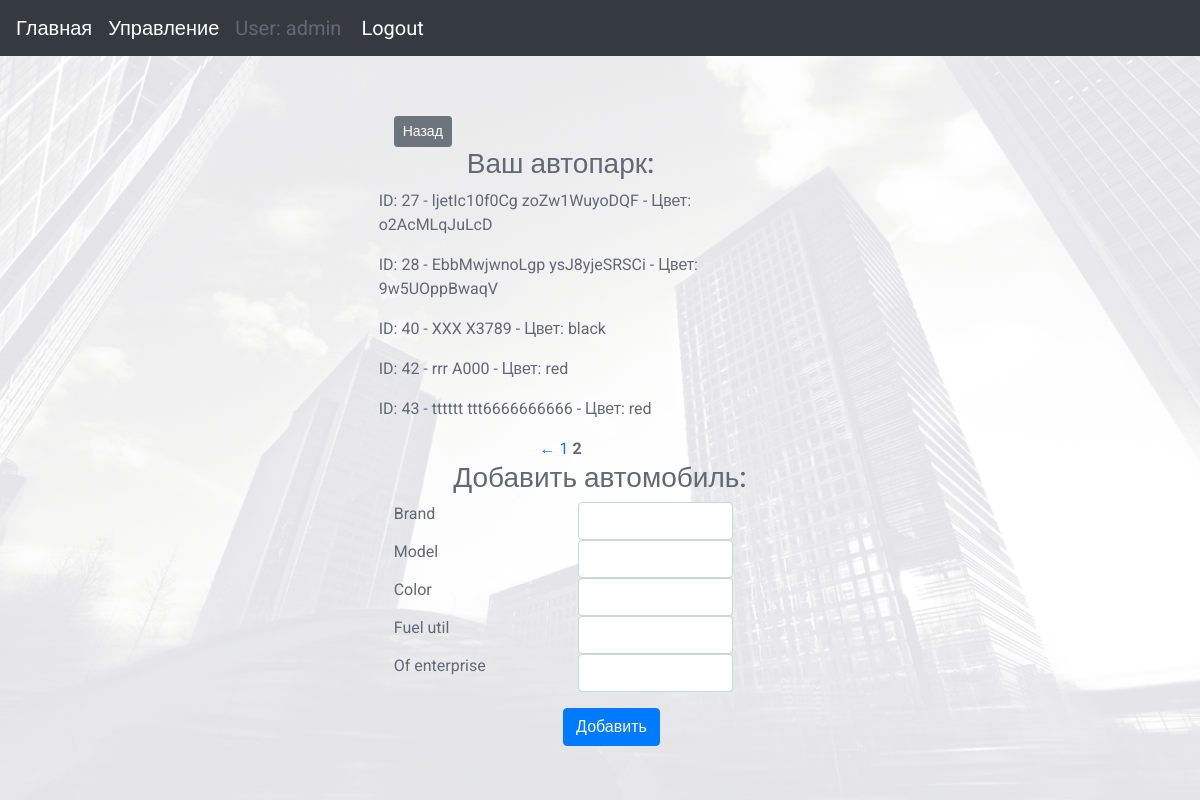
Page /api/cars/?page=2 (signed in) on the committed database.
### carcompany_app/models.py (models this page shows, shortened)
class Car(models.Model):
    brand = models.CharField(max_length=32)
    model = models.CharField(max_length=32)
    color = models.CharField(max_length=16)
    fuel_util = models.CharField(max_length=5)
    date_assembly = models.DateField(auto_now_add=True)
    of_enterprise = models.ForeignKey('Enterprise', on_delete=models.SET_NULL, null=True)

### carcompany_app/api/views.py (the view, shortened to what this page needs)
class CarView(LoginRequiredMixin, ListCreateAPIView):
    serializer_class = CarSerializer
    pagination_class = LimitOffsetPagination
    renderer_classes = [TemplateHTMLRenderer]
    template_name = 'UIcars.html'
    def get_queryset(self):
        user_name = self.request.user.username
        list_car = Car.objects.all()
        if user_name != 'admin':
            enterprise = Enterprise.objects.get(manager__username__contains=user_name)
            list_car = Car.objects.filter(of_enterprise=enterprise)
        return list_car
    queryset = get_queryset
    def get(self, request):
        queryset = self.get_queryset()
        serializer = CarSerializer(queryset, many=True)
        paginator = Paginator(queryset, 8)
        page = request.GET.get('page')
        """
        if page is not None:
            serializer = CarSerializer(page, many=True) # сериализуем данные page
            result = self.get_paginated_response(serializer.data)
            return Response(locals())
        """
        try:
            cars = paginator.page(page)
        except PageNotAnInteger:
            cars = paginator.page(1)
        except EmptyPage:
            cars = paginator.page(paginator.num_pages)
        return Response({'result': cars})
    raise_exception = True

### templates/UIcars.html (shortened to what this page needs)
{% extends "base_generic.html" %}
{% block content %}
            <div class="general-container">
                    <div class="col-md-12 text-left">
                        <div class="col-md-10">
                            <div class="col-md-4">
                                <a href="/" class="btn btn-secondary btn-sm" role="button" aria-pressed="true"> Назад</a>
                            </div>
                            <div class="col-md-12 text-center">
                                <h3>Ваш автопарк:</h3>
                            </div>
                        </div>
                        {% for item in result %}
                            <div class="col-md-10">
                                <p>ID: {{ item.id }} - {{ item.brand }} {{ item.model }} - Цвет: {{ item.color }}  </p>
                            </div>
                        {% endfor %}
                        <div class="col-md-10 text-center">
                            {% if result.has_previous %}
                            <a href="?page={{ result.previous_page_number }}">←</a>
                            {% endif %}
                            {% for num in result.paginator.page_range %}
                                {% if num == result.number %}
                                    <span class="current"><b>{{ num }}</b></span>
                                {% else %}
                                    <a href="?page={{ num }}"> {{ num }}</a>
                                {% endif %}
                            {% endfor %}
                        </div>
                        <div class="col-md-12">
                           <div class="col-md-12 text-center">
                                <h3>Добавить автомобиль:</h3>
                           </div>
                           <div class="col-md-10">
                                <form  action="" method="post"  class="form-horizontal" novalidate="">{% csrf_token %}
                                  <fieldset>
                                        <div class="row">
                                            <div class="col-sm-6">
                                              Brand
                                            </div>
                                            <div class="col-sm-6 ">
                                                <input name="brand" class="form-control" type="text" value="">
                                            </div>
                                        </div>
                                        <div class="row">
                                            <div class="col-sm-6">
                                              Model
                                            </div>
                                            <div class="col-sm-6 ">
                                                <input name="model" class="form-control" type="text" value="">
                                            </div>
                                        </div>
                                        <div class="row">
                                            <div class="col-sm-6">
                                              Color
                                            </div>
                                            <div class="col-sm-6 ">
                                                <input name="color" class="form-control" type="text" value="">
                                            </div>
                                        </div>
                                        <div class="row">
                                            <label class="col-sm-6">
                                              Fuel util
                                            </label>
                                            <div class="col-sm-6 ">
                                                <input name="fuel_util" class="form-control" type="text" value="">
                                            </div>
                                        </div>
                                        <div class="row">
                                            <div class="col-sm-6">
                                                Of enterprise
                                            </div>
                                            <div class="col-sm-6 ">
                                                <input name="of_enterprise" class="form-control" type="text" value="">
                                            </div>
                                        </div>
                                        <div class="row offset-6">
                                            <button class="btn btn-primary js-tooltip" title="" data-original-title="">Добавить</button>
                                        </div>
                                  </fieldset>
                                </form>
                           </div>
                        </div>
                    </div>
            </div>
{% endblock %}

### templates/base_generic.html (shortened to what this page needs)
<!DOCTYPE html>
<html lang="en">
    <head>
        <link rel="stylesheet" href="https://maxcdn.bootstrapcdn.com/bootstrap/4.0.0/css/bootstrap.min.css">
        <link rel="stylesheet" type="text/css" href="/static/css/styles.css">
    </head>
    {% load rest_framework %}
    <body>
        <div class="general-container ">
                            <nav class="navbar navbar-expand-sm bg-dark navbar-dark">
                                 <a class="navbar-brand" href="/">Главная</a>
                                 <div class="collapse navbar-collapse" id="collapsibleNavbar">
                                    <ul class="navbar-nav">
                                       <li class="nav-item">
                                          <a class="navbar-brand" href="/admin/">Управление</a>
                                       </li>
                                       <li class="nav-item ">
                                            {% if user.is_authenticated %}
                                                <a class="navbar-brand"> User: {{ user.get_username }} </a>
                                                <a class="navbar-brand" href="{% url 'logout'%}?next={{request.path}}">Logout</a>
                                            {% else %}
                                                <a class="navbar-brand" href="{% url 'login'%}?next={{request.path}}">Login</a>
                                            {% endif %}
                                       </li>
                                    </ul>
                                 </div>
                              </nav>
                            <div class="container">
                                <div class="row justify-content-center">
                                        {% block content %}{% endblock %}
                                </div>
                            </div>
        </div>
    </body>
</html>

### carcompany_app/static/css/styles.css (style rules this page uses)
html, body { width: auto; margin:0; padding:0; height: 100%; }
.general-container { min-height: 100%; background-image: url('../images/bg3.png'); background-attachment: fixed; background-size: cover; background-position: center; font-family: 'roboto', sans-serif; color: #667; }
.container { min-height: 100%; padding-top: 60px; }

### rows in the picture
Car: id "27", brand "ljetIc10f0Cg", model "zoZw1WuyoDQF", color "o2AcMLqJuLcD"
Car: id "28", brand "EbbMwjwnoLgp", model "ysJ8yjeSRSCi", color "9w5UOppBwaqV"
Car: id "40", brand "XXX", model "X3789", color "black"
Car: id "42", brand "rrr", model "A000", color "red"
Car: id "43", brand "tttttt", model "ttt6666666666", color "red"

### other values in the picture
{{ user.get_username }} "admin"
{{ num }} "1"
{{ num }} "2"
